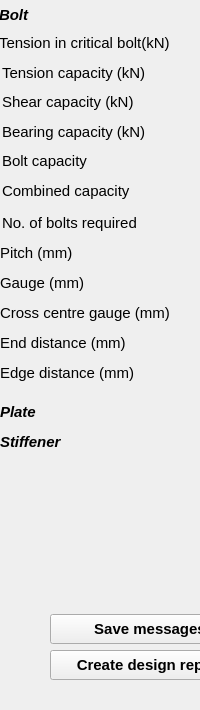
  <widget class="QDockWidget" name="outputDock">
   <property name="sizePolicy">
    <sizepolicy hsizetype="Preferred" vsizetype="Preferred">
     <horstretch>0</horstretch>
     <verstretch>0</verstretch>
    </sizepolicy>
   </property>
   <property name="minimumSize">
    <size>
     <width>125</width>
     <height>710</height>
    </size>
   </property>
   <property name="maximumSize">
    <size>
     <width>310</width>
     <height>710</height>
    </size>
   </property>
   <property name="font">
    <font>
     <family>Arial</family>
     <pointsize>11</pointsize>
     <weight>75</weight>
     <bold>true</bold>
    </font>
   </property>
   <property name="windowTitle">
    <string>Output dock</string>
   </property>
   <attribute name="dockWidgetArea">
    <number>2</number>
   </attribute>
   <widget class="QWidget" name="dockWidgetContents_2">
    <widget class="QLineEdit" name="txt_noBolts">
     <property name="geometry">
      <rect>
       <x>202</x>
       <y>210</y>
       <width>100</width>
       <height>25</height>
      </rect>
     </property>
     <property name="font">
      <font>
       <weight>50</weight>
       <bold>false</bold>
      </font>
     </property>
     <property name="readOnly">
      <bool>true</bool>
     </property>
    </widget>
    <widget class="QLabel" name="t_7">
     <property name="geometry">
      <rect>
       <x>2</x>
       <y>210</y>
       <width>191</width>
       <height>25</height>
      </rect>
     </property>
     <property name="font">
      <font>
       <pointsize>11</pointsize>
       <weight>50</weight>
       <bold>false</bold>
      </font>
     </property>
     <property name="text">
      <string>No. of bolts required</string>
     </property>
    </widget>
    <widget class="QLineEdit" name="txt_tensionCapacity">
     <property name="geometry">
      <rect>
       <x>202</x>
       <y>60</y>
       <width>100</width>
       <height>25</height>
      </rect>
     </property>
     <property name="font">
      <font>
       <weight>50</weight>
       <bold>false</bold>
      </font>
     </property>
     <property name="focusPolicy">
      <enum>Qt::StrongFocus</enum>
     </property>
     <property name="text">
      <string/>
     </property>
     <property name="readOnly">
      <bool>true</bool>
     </property>
    </widget>
    <widget class="QLineEdit" name="txt_crossGauge">
     <property name="geometry">
      <rect>
       <x>200</x>
       <y>300</y>
       <width>100</width>
       <height>25</height>
      </rect>
     </property>
     <property name="font">
      <font>
       <weight>50</weight>
       <bold>false</bold>
      </font>
     </property>
     <property name="readOnly">
      <bool>true</bool>
     </property>
    </widget>
    <widget class="QLabel" name="label_152">
     <property name="geometry">
      <rect>
       <x>0</x>
       <y>300</y>
       <width>211</width>
       <height>25</height>
      </rect>
     </property>
     <property name="font">
      <font>
       <pointsize>11</pointsize>
       <weight>50</weight>
       <bold>false</bold>
      </font>
     </property>
     <property name="text">
      <string>Cross centre gauge (mm)</string>
     </property>
    </widget>
    <widget class="QLineEdit" name="txt_bearCapacity">
     <property name="geometry">
      <rect>
       <x>202</x>
       <y>120</y>
       <width>100</width>
       <height>25</height>
      </rect>
     </property>
     <property name="font">
      <font>
       <weight>50</weight>
       <bold>false</bold>
      </font>
     </property>
     <property name="focusPolicy">
      <enum>Qt::StrongFocus</enum>
     </property>
     <property name="readOnly">
      <bool>true</bool>
     </property>
    </widget>
    <widget class="QLabel" name="label_154">
     <property name="geometry">
      <rect>
       <x>0</x>
       <y>240</y>
       <width>130</width>
       <height>25</height>
      </rect>
     </property>
     <property name="font">
      <font>
       <pointsize>11</pointsize>
       <weight>50</weight>
       <bold>false</bold>
      </font>
     </property>
     <property name="text">
      <string>Pitch (mm)</string>
     </property>
    </widget>
    <widget class="QLineEdit" name="txt_endDist">
     <property name="geometry">
      <rect>
       <x>200</x>
       <y>330</y>
       <width>100</width>
       <height>25</height>
      </rect>
     </property>
     <property name="font">
      <font>
       <weight>50</weight>
       <bold>false</bold>
      </font>
     </property>
     <property name="readOnly">
      <bool>true</bool>
     </property>
    </widget>
    <widget class="QLabel" name="label_155">
     <property name="geometry">
      <rect>
       <x>0</x>
       <y>330</y>
       <width>201</width>
       <height>25</height>
      </rect>
     </property>
     <property name="font">
      <font>
       <pointsize>11</pointsize>
       <weight>50</weight>
       <bold>false</bold>
      </font>
     </property>
     <property name="text">
      <string>End distance (mm)</string>
     </property>
    </widget>
    <widget class="QLabel" name="label_156">
     <property name="geometry">
      <rect>
       <x>2</x>
       <y>60</y>
       <width>191</width>
       <height>25</height>
      </rect>
     </property>
     <property name="font">
      <font>
       <pointsize>11</pointsize>
       <weight>50</weight>
       <bold>false</bold>
      </font>
     </property>
     <property name="text">
      <string>Tension capacity (kN)</string>
     </property>
    </widget>
    <widget class="QLabel" name="label_157">
     <property name="geometry">
      <rect>
       <x>-1</x>
       <y>5</y>
       <width>66</width>
       <height>20</height>
      </rect>
     </property>
     <property name="font">
      <font>
       <pointsize>11</pointsize>
       <weight>50</weight>
       <italic>true</italic>
       <bold>false</bold>
       <underline>false</underline>
       <kerning>false</kerning>
      </font>
     </property>
     <property name="text">
      <string>&lt;html&gt;&lt;head/&gt;&lt;body&gt;&lt;p&gt;&lt;span style=&quot; font-weight:600;&quot;&gt;Bolt&lt;/span&gt;&lt;/p&gt;&lt;/body&gt;&lt;/html&gt;</string>
     </property>
    </widget>
    <widget class="QLabel" name="label_158">
     <property name="geometry">
      <rect>
       <x>2</x>
       <y>120</y>
       <width>179</width>
       <height>25</height>
      </rect>
     </property>
     <property name="font">
      <font>
       <pointsize>11</pointsize>
       <weight>50</weight>
       <bold>false</bold>
      </font>
     </property>
     <property name="text">
      <string>&lt;html&gt;&lt;head/&gt;&lt;body&gt;&lt;p&gt;Bearing capacity (kN)&lt;/p&gt;&lt;/body&gt;&lt;/html&gt;</string>
     </property>
    </widget>
    <widget class="QLabel" name="label_161">
     <property name="geometry">
      <rect>
       <x>0</x>
       <y>400</y>
       <width>130</width>
       <height>25</height>
      </rect>
     </property>
     <property name="font">
      <font>
       <pointsize>11</pointsize>
      </font>
     </property>
     <property name="text">
      <string>&lt;html&gt;&lt;head/&gt;&lt;body&gt;&lt;p&gt;&lt;span style=&quot; font-weight:600; font-style:italic;&quot;&gt;Plate&lt;/span&gt;&lt;/p&gt;&lt;/body&gt;&lt;/html&gt;</string>
     </property>
    </widget>
    <widget class="QPushButton" name="btn_SaveMessages">
     <property name="geometry">
      <rect>
       <x>50</x>
       <y>614</y>
       <width>200</width>
       <height>30</height>
      </rect>
     </property>
     <property name="toolTip">
      <string>Save log messages</string>
     </property>
     <property name="text">
      <string>Save messages</string>
     </property>
     <property name="autoDefault">
      <bool>true</bool>
     </property>
    </widget>
    <widget class="QPushButton" name="btn_CreateDesign">
     <property name="geometry">
      <rect>
       <x>50</x>
       <y>650</y>
       <width>200</width>
       <height>30</height>
      </rect>
     </property>
     <property name="toolTip">
      <string>Create design report</string>
     </property>
     <property name="text">
      <string>Create design report</string>
     </property>
     <property name="autoDefault">
      <bool>true</bool>
     </property>
    </widget>
    <widget class="QLabel" name="label_10">
     <property name="geometry">
      <rect>
       <x>2</x>
       <y>180</y>
       <width>200</width>
       <height>22</height>
      </rect>
     </property>
     <property name="font">
      <font>
       <pointsize>11</pointsize>
       <weight>50</weight>
       <bold>false</bold>
      </font>
     </property>
     <property name="toolTip">
      <string>Combined shear and tension capacity of bolt</string>
     </property>
     <property name="text">
      <string>Combined capacity</string>
     </property>
    </widget>
    <widget class="QLineEdit" name="txt_boltgrpcapacity">
     <property name="geometry">
      <rect>
       <x>202</x>
       <y>180</y>
       <width>100</width>
       <height>25</height>
      </rect>
     </property>
     <property name="font">
      <font>
       <weight>50</weight>
       <bold>false</bold>
      </font>
     </property>
     <property name="readOnly">
      <bool>true</bool>
     </property>
    </widget>
    <widget class="QLabel" name="label_159">
     <property name="geometry">
      <rect>
       <x>-1</x>
       <y>30</y>
       <width>211</width>
       <height>25</height>
      </rect>
     </property>
     <property name="font">
      <font>
       <pointsize>11</pointsize>
       <weight>50</weight>
       <bold>false</bold>
      </font>
     </property>
     <property name="text">
      <string>Tension in critical bolt(kN)</string>
     </property>
    </widget>
    <widget class="QLineEdit" name="txt_tensionCritical">
     <property name="geometry">
      <rect>
       <x>202</x>
       <y>30</y>
       <width>100</width>
       <height>25</height>
      </rect>
     </property>
     <property name="font">
      <font>
       <weight>50</weight>
       <bold>false</bold>
      </font>
     </property>
     <property name="focusPolicy">
      <enum>Qt::StrongFocus</enum>
     </property>
     <property name="text">
      <string/>
     </property>
     <property name="readOnly">
      <bool>true</bool>
     </property>
    </widget>
    <widget class="QLineEdit" name="txt_gauge">
     <property name="geometry">
      <rect>
       <x>200</x>
       <y>270</y>
       <width>100</width>
       <height>25</height>
      </rect>
     </property>
     <property name="font">
      <font>
       <weight>50</weight>
       <bold>false</bold>
      </font>
     </property>
     <property name="readOnly">
      <bool>true</bool>
     </property>
    </widget>
    <widget class="QLabel" name="label_165">
     <property name="geometry">
      <rect>
       <x>0</x>
       <y>270</y>
       <width>131</width>
       <height>25</height>
      </rect>
     </property>
     <property name="font">
      <font>
       <pointsize>11</pointsize>
       <weight>50</weight>
       <bold>false</bold>
      </font>
     </property>
     <property name="text">
      <string>Gauge (mm)</string>
     </property>
    </widget>
    <widget class="QLineEdit" name="txt_shearCapacity">
     <property name="geometry">
      <rect>
       <x>202</x>
       <y>90</y>
       <width>100</width>
       <height>25</height>
      </rect>
     </property>
     <property name="font">
      <font>
       <weight>50</weight>
       <bold>false</bold>
      </font>
     </property>
     <property name="focusPolicy">
      <enum>Qt::StrongFocus</enum>
     </property>
     <property name="readOnly">
      <bool>true</bool>
     </property>
    </widget>
    <widget class="QLabel" name="label_167">
     <property name="geometry">
      <rect>
       <x>2</x>
       <y>90</y>
       <width>179</width>
       <height>25</height>
      </rect>
     </property>
     <property name="font">
      <font>
       <pointsize>11</pointsize>
       <weight>50</weight>
       <bold>false</bold>
      </font>
     </property>
     <property name="text">
      <string>&lt;html&gt;&lt;head/&gt;&lt;body&gt;&lt;p&gt;Shear capacity (kN)&lt;/p&gt;&lt;/body&gt;&lt;/html&gt;</string>
     </property>
    </widget>
    <widget class="QLabel" name="label_11">
     <property name="geometry">
      <rect>
       <x>2</x>
       <y>150</y>
       <width>200</width>
       <height>22</height>
      </rect>
     </property>
     <property name="font">
      <font>
       <pointsize>11</pointsize>
       <weight>50</weight>
       <bold>false</bold>
      </font>
     </property>
     <property name="toolTip">
      <string>Combined shear and tension capacity of bolt</string>
     </property>
     <property name="text">
      <string>Bolt capacity</string>
     </property>
    </widget>
    <widget class="QPushButton" name="btn_plateDetail">
     <property name="geometry">
      <rect>
       <x>200</x>
       <y>400</y>
       <width>101</width>
       <height>25</height>
      </rect>
     </property>
     <property name="font">
      <font>
       <pointsize>10</pointsize>
       <weight>50</weight>
       <bold>false</bold>
      </font>
     </property>
     <property name="text">
      <string>Plate details</string>
     </property>
    </widget>
    <widget class="QLabel" name="label_162">
     <property name="geometry">
      <rect>
       <x>0</x>
       <y>430</y>
       <width>130</width>
       <height>25</height>
      </rect>
     </property>
     <property name="font">
      <font>
       <pointsize>11</pointsize>
      </font>
     </property>
     <property name="text">
      <string>&lt;html&gt;&lt;head/&gt;&lt;body&gt;&lt;p&gt;&lt;span style=&quot; font-style:italic;&quot;&gt;Stiffener&lt;/span&gt;&lt;/p&gt;&lt;/body&gt;&lt;/html&gt;</string>
     </property>
    </widget>
    <widget class="QPushButton" name="btn_stiffnrDetail">
     <property name="geometry">
      <rect>
       <x>200</x>
       <y>430</y>
       <width>101</width>
       <height>25</height>
      </rect>
     </property>
     <property name="font">
      <font>
       <pointsize>10</pointsize>
       <weight>50</weight>
       <bold>false</bold>
      </font>
     </property>
     <property name="text">
      <string>Details</string>
     </property>
    </widget>
    <widget class="QLabel" name="label_160">
     <property name="geometry">
      <rect>
       <x>0</x>
       <y>360</y>
       <width>201</width>
       <height>25</height>
      </rect>
     </property>
     <property name="font">
      <font>
       <pointsize>11</pointsize>
       <weight>50</weight>
       <bold>false</bold>
      </font>
     </property>
     <property name="text">
      <string>Edge distance (mm)</string>
     </property>
    </widget>
    <widget class="QLineEdit" name="txt_edgeDist">
     <property name="geometry">
      <rect>
       <x>200</x>
       <y>360</y>
       <width>100</width>
       <height>25</height>
      </rect>
     </property>
     <property name="font">
      <font>
       <weight>50</weight>
       <bold>false</bold>
      </font>
     </property>
     <property name="readOnly">
      <bool>true</bool>
     </property>
    </widget>
    <widget class="QLineEdit" name="txt_boltcapacity">
     <property name="geometry">
      <rect>
       <x>200</x>
       <y>150</y>
       <width>100</width>
       <height>25</height>
      </rect>
     </property>
     <property name="font">
      <font>
       <weight>50</weight>
       <bold>false</bold>
      </font>
     </property>
     <property name="text">
      <string/>
     </property>
     <property name="readOnly">
      <bool>true</bool>
     </property>
    </widget>
    <widget class="QPushButton" name="btn_pitchDetail">
     <property name="geometry">
      <rect>
       <x>200</x>
       <y>240</y>
       <width>101</width>
       <height>25</height>
      </rect>
     </property>
     <property name="font">
      <font>
       <pointsize>10</pointsize>
       <weight>50</weight>
       <bold>false</bold>
      </font>
     </property>
     <property name="text">
      <string>Pitch details</string>
     </property>
    </widget>
    <zorder>txt_noBolts</zorder>
    <zorder>t_7</zorder>
    <zorder>txt_tensionCapacity</zorder>
    <zorder>txt_crossGauge</zorder>
    <zorder>label_152</zorder>
    <zorder>txt_bearCapacity</zorder>
    <zorder>label_154</zorder>
    <zorder>txt_endDist</zorder>
    <zorder>label_155</zorder>
    <zorder>label_156</zorder>
    <zorder>label_157</zorder>
    <zorder>label_158</zorder>
    <zorder>label_161</zorder>
    <zorder>btn_SaveMessages</zorder>
    <zorder>btn_CreateDesign</zorder>
    <zorder>label_10</zorder>
    <zorder>txt_boltgrpcapacity</zorder>
    <zorder>txt_tensionCritical</zorder>
    <zorder>txt_gauge</zorder>
    <zorder>label_165</zorder>
    <zorder>label_159</zorder>
    <zorder>txt_shearCapacity</zorder>
    <zorder>label_167</zorder>
    <zorder>label_11</zorder>
    <zorder>txt_boltcapacity</zorder>
    <zorder>btn_plateDetail</zorder>
    <zorder>label_162</zorder>
    <zorder>btn_stiffnrDetail</zorder>
    <zorder>label_160</zorder>
    <zorder>txt_edgeDist</zorder>
    <zorder>btn_pitchDetail</zorder>
   </widget>
  </widget>
